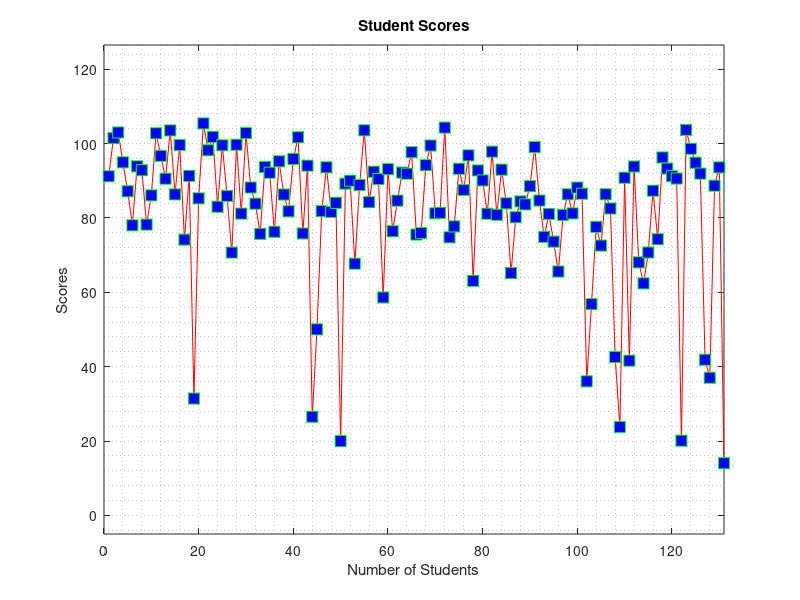
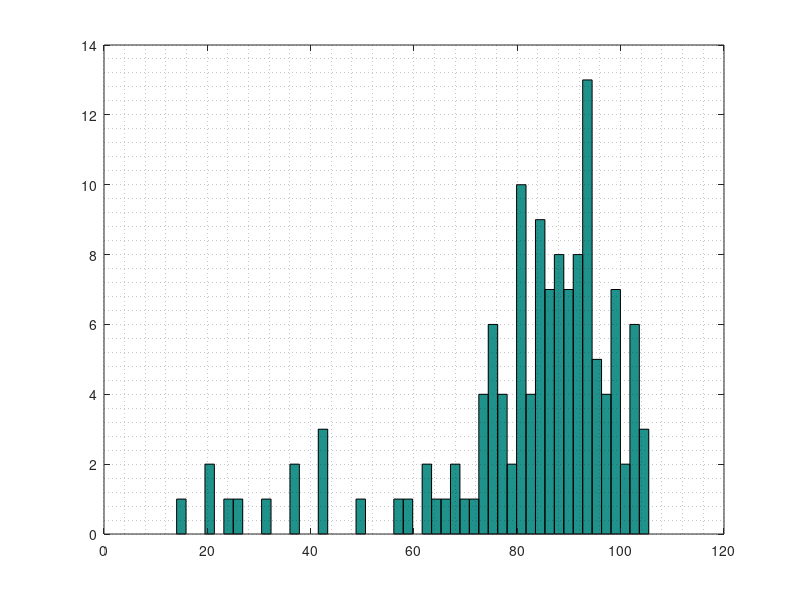
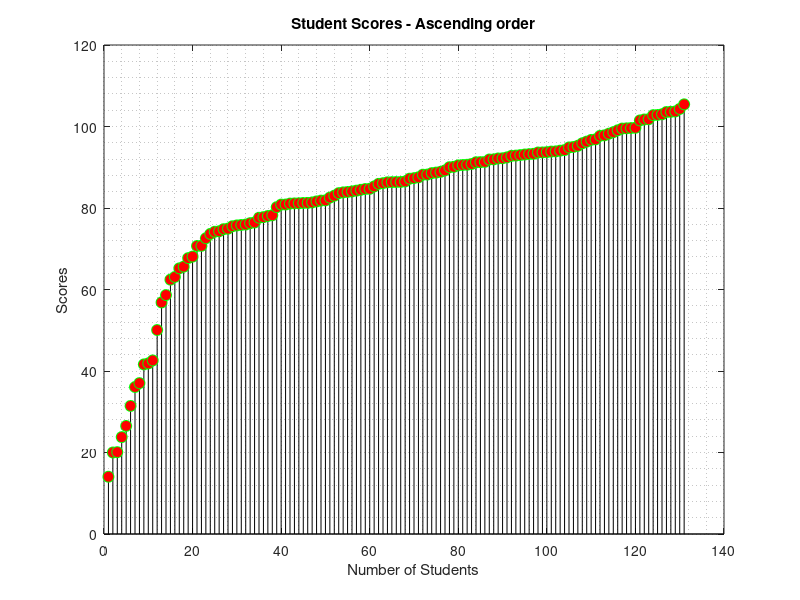
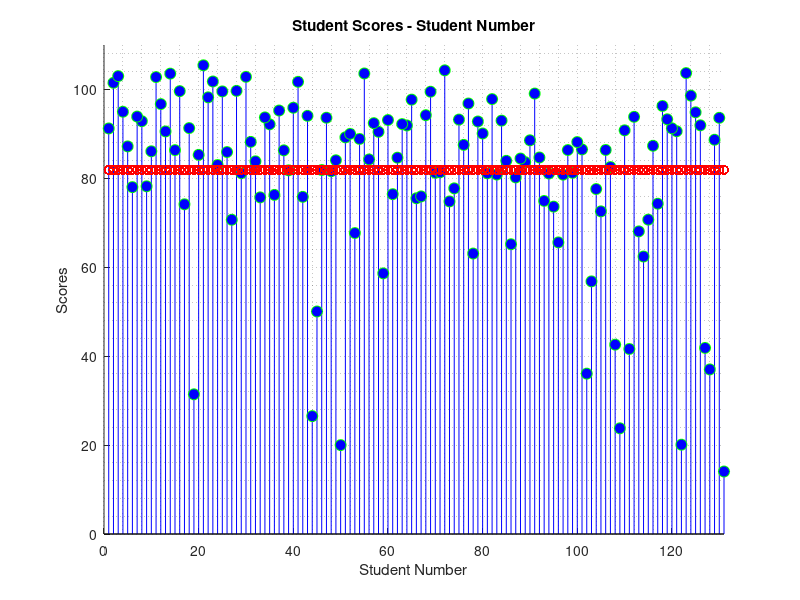

Recreate these plots in MATLAB, in order.
%
% file i/o
%
close all;
clear all;
%
% Part B) Process Imported Data - final_scores_example.xlsm
%
% - right click on final_scores_example.xlsm and select Import Data
% - with your mouse select all rows and columns of data
% - then go to Output Type and select Numeric Matrix
% - lastly, click on Import Selection button
% - then in Workspace click on finalscoresexample matrix to display the data
%
% open in Workspace the matrix finalscoresexample and by hand
% change NaN with the number 0
%
% read file newdatafile.mat
% get size of matrix
%
load newdatafile
sizefse = size(finalscoresexample)
% 
% extract numbers in column 11
% display scores
%
col11 = finalscoresexample(:,1)
[r c] = size(col11)
figure(1);
%stem(col11,'rs-','MarkerFaceColor','b','MarkerSize',8,'MarkerEdgeColor','g');
plot(col11,'rs-','MarkerFaceColor','b','MarkerSize',8,'MarkerEdgeColor','g');
title('Student Scores');
xlabel('Number of Students');
ylabel('Scores');
axis([0 length(col11) -5 max(col11)*1.2]);
grid minor
%
% find mean
%
meanscores = mean(col11);
var_scores = var(col11);
std_scores = sqrt(var_scores);
meanL = ones(length(col11))*meanscores;
%
%
% do a histogram of scores using 30 bins
%
figure(2);
hist(col11,50)
grid minor;
%
% sort scores in ascending order
%
[scoresa, indexsa] = sort(col11)
%
% one way to sort scores in descending order
% [scoresd, indexsd] = sort(col11,'descend')
% flip the order of ascend sort
scoresd = scoresa(end:-1:1)
indexsd = indexsa(end:-1:1)
%
% display scores and location (index)
%
figure(3);
stem(scoresa,'k-o','MarkerFaceColor','r','MarkerSize',8,'MarkerEdgeColor','g');
title('Student Scores - Ascending order');
xlabel('Number of Students');
ylabel('Scores');
grid minor;
%
figure(4);
hold on;
stem(indexsa,scoresa,'b-o','MarkerFaceColor','b','MarkerSize',8,'MarkerEdgeColor','g');
title('Student Scores - Student Number');
xlabel('Student Number');
ylabel('Scores');
plot(meanL,'r:o');
axis([0 131 0 110])
grid minor;
%
spread_mean = col11 - meanscores;
%
figure(5);
hold on;
stem(spread_mean,'b-o','MarkerFaceColor','b','MarkerSize',8,'MarkerEdgeColor','g');
title('Student Scores - Student Number');
xlabel('Student Number');
ylabel('Scores from the Mean');
%plot(meanL,'r:o');
grid minor;
%
% find minimum and maximum scores and their index (location)
%
[maxs, maxi] = max(col11)
[mins, mini] = min(col11)
%
% find index (location) of students in ranges and the number
% of students in each range
% scores >= 90 - A
% scores >= 80 and less than 90 - B
% scores >= 70 and less than 80 - C
% scores >= 60 and less than 70 - D or less
%
% for 1D vectors gives location
%
% finds students with score > 90 - logical array
% 1 or T are > 90; 0 or F are < 90
% grabs True values
%
% finds students with their socred and grade
%
s90 = find(col11>=90);
ss90 = (col11 >= 90);
AS = length(s90)
S90 = ss90 .* col11;
%
s80_90 = find(col11>=80 & col11<90);
ss80_90 = (col11>=80 & col11<90);
BS = length(s80_90)
S80_90 = ss80_90 .* col11;
%
s70_80 = find(col11>=70 & col11<80);
ss70_80 = (col11>=70 & col11<80);
CS = length(s70_80)
S70_80 = ss70_80 .* col11;
%
s60_70 = find(col11>=60 & col11<70);
ss60 = (col11>=60 & col11<70);
DS = length(s60_70)
S60 = ss60 .* col11;
%
% for 2D matrices
%
%[i90,j90] = find(col11>90);
%[i80,j80] = find(col11>80 & col11<90);
%[i70,j70] = find(col11>70 & col11<80);
%[i60,j60] = find(col11>60 & col11<70);
%
figure(6)
data = [AS BS CS DS];
explode = [1 0 0 0 ];
pie(data, explode);
title('Final Grades');
legend('As','Bs','Cs','Ds','Location','Best');
%
disp('>>> END of arrays_final_scores_9b.m <<<')
